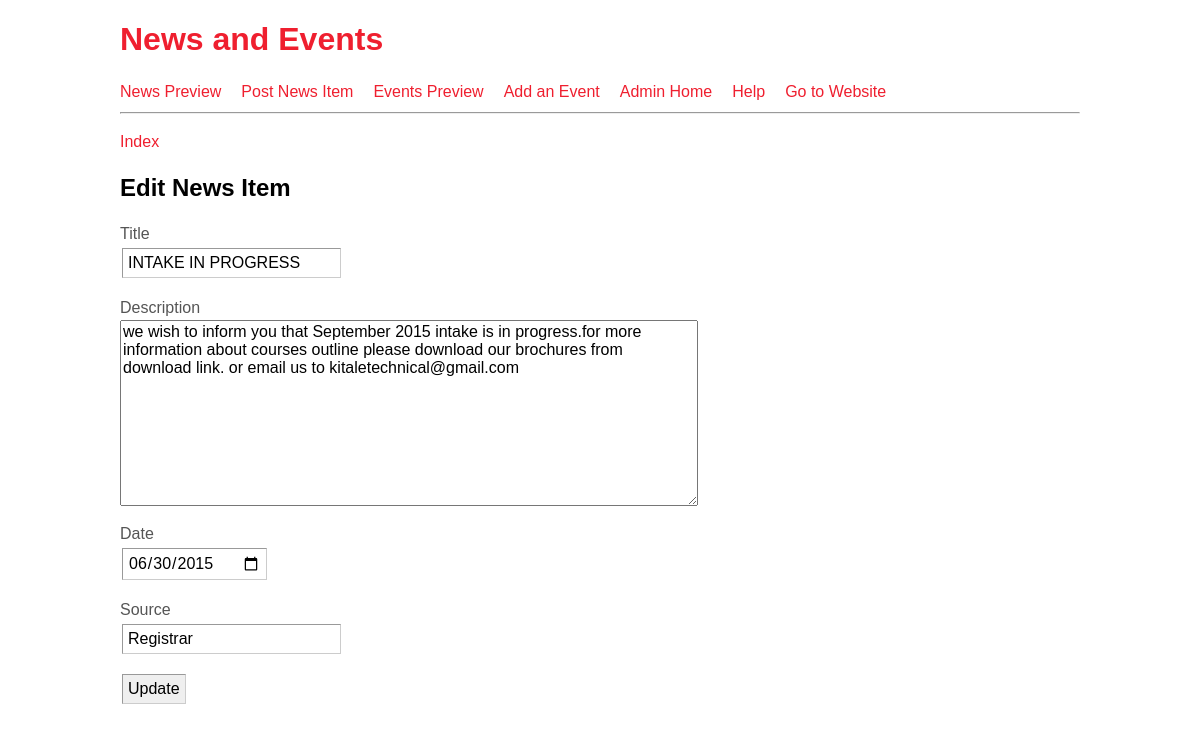
The app's page /edit-news.php?id=8 with its own data.
### tables this page shows
CREATE TABLE IF NOT EXISTS `news` (
  `news_id` int(12) NOT NULL AUTO_INCREMENT,
  `news_date` date NOT NULL,
  `news_subj` varchar(155) NOT NULL,
  `news_message` text NOT NULL,
  `news_author` varchar(23) NOT NULL,
  PRIMARY KEY (`news_id`),
  FULLTEXT KEY `news_subj` (`news_subj`)
);

### edit-news.php (the view, shortened to what this page needs)
<?php
require_once('includes/config.php');
?>
<!doctype html>
<html lang="en">
<head>
  <link rel="stylesheet" href="news-style/normalize.css">
  <link rel="stylesheet" href="news-style/main.css">
</head>
<body>
<div id="wrapper">
	<?php include('menu.php');?>
	<p><a href="./">Index</a></p>
	<h2>Edit News Item</h2>
	<?php
		try {
			$stmt = $db->prepare('SELECT news_id, news_subj, news_message, news_author, news_date FROM news WHERE news_id = :news_id') ;
			$stmt->execute(array(':news_id' => $_GET['id']));
			$row = $stmt->fetch();
		} catch(PDOException $e) {
		    echo $e->getMessage();
		}
	?>
	<form action='' method='post'>
		<p><label>Title</label><br />
		<input type='text' name='news_subj' value='<?php echo $row['news_subj'];?>'></p>
		<p><label>Description</label><br />
		<textarea name='news_message' cols='60' rows='10'><?php echo $row['news_message'];?></textarea></p>
		<p><label>Date</label><br />
		<input type='date' name='news_date' value='<?php echo $row['news_date'];?>'></p>
		<p><label>Source</label><br />
		<input type='text' name='news_author' value='<?php echo $row['news_author'];?>'></p>
		<p><input type='submit' name='submit' value='Update'></p>
	</form>
</div>
</body>
</html>

### news-style/main.css (style rules this page uses)
#wrapper { margin:auto; width:960px; }
p,li { color: #555555; font-size: 16px; line-height: 1.5em; }
a { color: #EF1F2F; text-decoration: none; }
form input { border: 1px solid #999999; border-bottom-color: #cccccc; border-right-color: #cccccc; padding: 5px; font-family: Arial, Helvetica, sans-serif; font-size: 1.0em; margin: 2px; }

### records on screen
news: news_subj "INTAKE IN PROGRESS", news_message "we wish to inform you that September 2015 intake is in progress.for more information about courses outline please download our brochures from download link. or email us to kitaletechnical@gmail.com", news_date "06/30/2015", news_author "Registrar"
